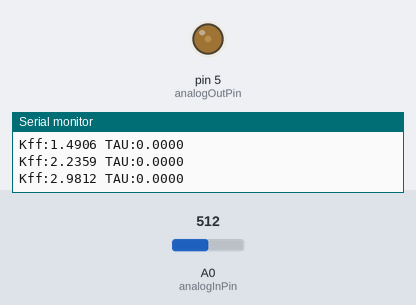
A sketch run on a simulated Arduino Uno, built with avr-gcc and run on an emulated ATmega328P. Parts: output pins drawn as LEDs (lit = HIGH), the last lines printed to the serial monitor. Inputs (shaded band) come from the test bench; at power-on: A0 (analogInPin) = 512.

Above: at 2.1 s.
At 12.0 s:
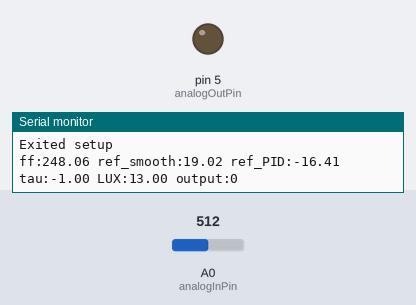
12.1 s: A0 (analogInPin) set to 1007
13.6 s: A0 (analogInPin) set to 1020
At 14.8 s:
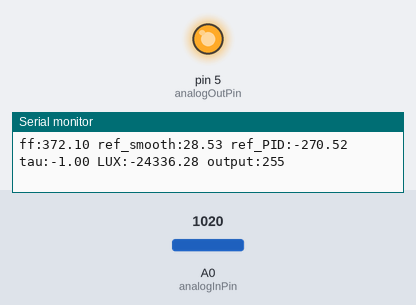
15.1 s: A0 (analogInPin) set to 900
Timing chart, 0 to 18.1 s (numbered marks = the images above; inputs shaded):
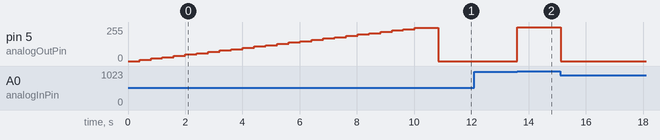

The sketch:

arduino.ino
```cpp
#include "general.h"

/****************************************************************************/
/* Global variables                                                         */
/****************************************************************************/

//General
int sensorValue;                      // value read  from  the pot
long int outputValue;                 // value output  to  the PWM (analog out)

int counter_small;                    //counter for measurements


float LUX_mat[max_Output/n_increments+1][2];
float tau=1;

long int microseconds=1000;          //interruption time for calibration
bool begin_filters;

float ref_LUX=30;                     // Reference


//Control Variables- CONTROL IN READSERIAL MONITOR
bool FF_ON=true;    //If FeedForward is ON
bool Filter_ON=true;  //If Filter is ON
bool PID_ON=true;   //If PID is ON
bool AW_ON=true;    //If Anti-Windup ON
bool Deadzone_ON=true;  //If Deadzone ON


/****************************************************************************/
/* Time Interruption                                                        */
/****************************************************************************/
void tempo()
{
  counter_small=1;
}

/****************************************************************************/
/* Read from Serial Monitor                                                 */
/****************************************************************************/
bool ReadSerialMonitor()
{
int i, start=0, n_input=0;
// Read messages with the following sintax:
// "LUX(L/H) FF(O/1) Filter(O/1) PID(O/1) AW(0/1) Deadzone(0/1)"

//To read imputs from the serial monitor!
  if (Serial.available() > 0)
  {    // is a character available?
    String  inputs = Serial.readString();       // get string

    for(i=0;inputs[i]!='\n';i++){
      if(inputs[i]==' '){
        n_input+=1;
        start=i+1;

        if(n_input==1){
          String LUX=inputs.substring(start,i-1);
          if (LUX=="H")
            ref_LUX=LUX_mat[max_Output/n_increments][0]*(2/3);
          if (LUX=="L")
            ref_LUX=LUX_mat[max_Output/n_increments][0]*(1/3);
        }
        if(n_input==2)
          FF_ON=inputs.substring(start,i-1).toInt();
        if(n_input==3)
          Filter_ON=inputs.substring(start,i-1).toInt();
        if(n_input==4)
          PID_ON=inputs.substring(start,i-1).toInt();
        if(n_input==5)
          AW_ON=inputs.substring(start,i-1).toInt();
        if(n_input==6)
          Deadzone_ON=inputs.substring(start,i-1).toInt();

      }
    }
  }
  return false;
}


/****************************************************************************/
/* Computes Tau for specific reference                                      */
/****************************************************************************/
float ComputeTau(float ref_LUX)
{
  for (int i = 0; i < 25; i++)
    {
      if(LUX_mat[i][0]>ref_LUX*Kff)
      {
        tau=LUX_mat[i][1];
        Serial.print("Tau chosen:");
        Serial.println(tau,4);
        return tau;
      }

    }
    return -1;
}


/****************************************************************************/
/* Setup routine - runs once when reset is pressed                          */
/****************************************************************************/
  void setup()
  {
  // initialize serial communication at 9600 bits per second:
    Serial.begin(115200); //REVIEW THIS

  // initialize interrupt
    Timer1.initialize(microseconds) ;
    Timer1.attachInterrupt(tempo);

    counter_small=0;

    sensorValue = 0;
    outputValue = 0;

    Calibration();
    Serial.println("Exited setup");

    //Change interuption time for control
    microseconds=10000;
   // initialize interrupt
    Timer1.initialize(microseconds) ;
    Timer1.attachInterrupt(tempo);

    //Begin filters for control
    begin_filters=true;

    tau=ComputeTau(ref_LUX);

  }

/****************************************************************************/
/* Loop routine                          */
/****************************************************************************/
  void loop()
  {


    if (ReadSerialMonitor())
      tau=ComputeTau(ref_LUX);


    Controller(ref_LUX, tau);
  }
```

calibration.cpp
```cpp
#include "general.h"
#include <stdint.h>

float Kff=0;
float sum_Kff=0;


// Function PWM2LUX- conversion PWM to lux units
float PWM2LUX(float PWM)
{
	return pow(10,(log10(((Vcc*max_PWM/( PWM *max_Volt))-1)*R1)-b)/a);
}


//Function Calibration
void Calibration ()
{
	int not_calibrated=1;
	long int sum=0;
	float average;
	int counter_large=0;         //counter for output change
	unsigned long t0 = 0;
	unsigned long cur_time = 0;
	int is_first_sample = 1;
	int mat_counter = 0;
	float first_stair=0;
	float K;

	uint16_t response_values[intervals][1];


	while(not_calibrated)
	{

		//if interruption hits
		if (counter_small==1)
		{
      		sensorValue = analogRead(analogInPin); //  read  the analog  in  value
      		response_values[mat_counter][0] = sensorValue;

	  		//inclements if we are getting to the end of the samples
      		if (counter_large >= (intervals-n_average))
      			sum=sum+sensorValue;

      		mat_counter++;
      		counter_small=0;
      		counter_large++;
      	}


		//Last count, be carefull with condition if n_increments is changed
      	if (counter_large==intervals && outputValue<=250)
      	{


			//saves the output
      		LUX_mat[outputValue/n_increments][0]=outputValue;

			//computes average & converts to LUX
      		K = PWM2LUX((float)sum/n_average);

      		//Avoids division by zero
      		if(outputValue>=100)
      			sum_Kff+=(float)outputValue / K;


      		// Serial.print("mm");
      		//Compute TAU
      		for (int i = 0; i < intervals; i++)
      		{
      			if ( PWM2LUX(response_values[i][0]) >= (0.632*K + (1-0.632)*first_stair))
      			{
      				LUX_mat[outputValue/n_increments][1] = float(i)*0.001;
      				break;
      			}
      		}

      		//Saves last value for next iteration's first value
      		first_stair=K;

      		//Print Stuff
      		Serial.print("Kff:");
      		Serial.print(float(outputValue)/K,4);

      		Serial.print(" TAU:");
      		Serial.println(LUX_mat[outputValue/n_increments][1],4);

			//increments output voltage only
      		outputValue=outputValue+n_increments;
      		if (outputValue<=250)
      		analogWrite(analogOutPin,  outputValue); //writes new voltage to LED


			//reset counters
      		counter_large=0;
      		mat_counter = 0;
      		sum=0;
      	}
      	//Reached the end of the calibration
      	if (counter_large==intervals && outputValue>250)
      	{

      		not_calibrated=0;

      		//Calculate Kff
      		Kff=sum_Kff/16;

      		Serial.println("Kff:");
      		Serial.println(Kff);
      	}
      }

      Serial.println("Exited function");
  }
```

controller.cpp
```cpp
#include "general.h"

/*FILTER BUTTERWORTH DMP */
static const float B1f=0.6389;
static const float B2f=1.2779;
static const float B3f=0.6389;
static const float A2f=1.1430;
static const float A3f=0.4128;


#define Kp 2.5
#define Ki 100
#define Kd 0
#define a 1
#define b 1
#define T 0.01
#define deadzone 5
#define tau1 1


//For filter INPUT
float    sensorValue_filt;
float    y1_s;
float    y2_s;
float    x1_s;
float    x2_s;


float K1 = Kp*b;
float K2 = Kp*Ki*T/2;
float K3 = Kd/(Kd+a*T);
float K4 = Kp*Kd*a/(Kd+a*T);
float ff;

float m;
float c;
float y_ant = 0;
float i_ant = 0;
float d_ant = 0;
float e_ant = 0;


//References
float ref_smooth=0;
float ref_PID=0;


int cool_counter;


void SmoothRef(float ref_LUX)
{
	ref_smooth=ref_smooth+T*(ref_LUX-ref_smooth)/tau1;
}

//System Simulator
void SysPrime(float tau)
{
	ref_PID=ref_PID+T*(ref_smooth-ref_PID)/tau;
}


//Low pass filter at 50Hz
void filter_butter(float *y, float *y1, float *y2, float x, float *x1, float *x2)
{
	*y= (B1f*x + B2f*(*x1)  + B3f*(*x2))  - (A2f*(*y1) + A3f*(*y2));
	*y2=*y1;
	*y1=*y;
	*x2=*x1;
	*x1=x;
}


//Saturator
bool Saturator()
{

	if (outputValue>255)
	{
		outputValue=255;
		return true;
	}
	if (outputValue<0)
	{
		outputValue=0;
		return true;
	}

	return false;
}

// Deadzone
void Deadzone1()
{
	if(outputValue<deadzone)
		outputValue=0;
}

// Deadzone
void Deadzone2()
{
	if(outputValue<deadzone)
		outputValue=0;
}

void PID(float ref_PID)
{
	double e;
	double p;
	double i;
	double d;
	double y;

	e = ref_PID- sensorValue_filt;
	p = K1*ref_PID -Kp*y;
	i = i_ant + K2*(e + e_ant);
	d = K3*d_ant - K4*(y - y_ant);

	outputValue = (long int) (p+i+d+ff);

	if (Saturator())
		i=i_ant;

	Deadzone1();

	//Write to the LED
	analogWrite(analogOutPin, outputValue);

	i_ant = i;
	y_ant = y;

	d_ant = d;
	e_ant = e;
}


void UpdateUser(float tau)
{
	//For Status
	cool_counter++;
	if (cool_counter==100)
	{
		Serial.print("ff:");
		Serial.print(ff);

		Serial.print(" ref_smooth:");
		Serial.print(ref_smooth);

		Serial.print(" ref_PID:");
		Serial.print(ref_PID);

		Serial.print(" tau:");
		Serial.print(tau);


		Serial.print(" LUX:");
		Serial.print(sensorValue_filt);

		Serial.print(" output:");
		Serial.println(outputValue);

    /*Serial.println("i:");
    Serial.println(sensorValue_filt);

    Serial.println("i:");
    Serial.println(sensorValue); */

		cool_counter=0;
	}

}

void Controller (float ref_LUX, float tau)
{
	int refOutput;


	if (counter_small==1)
	{

		if (begin_filters==true)
		{
			sensorValue_filt=0;
			y1_s=0;
			y2_s=0;
			x1_s=0;
			x2_s=0;
			begin_filters=false;
		}


		//Reference Smoother changes ref_smooth
		SmoothRef(ref_LUX);

		//Calculates ff gain LUX2PWM
		ff = ref_smooth*Kff;
		//ff=ref_LUX*Kff;

		//Simulates real system, receives ff and changes ref_PID
		SysPrime(tau);
		//ref_PID=30;

  		//Read the sensor and convert it to LUX
  		sensorValue = analogRead(analogInPin); //  read  the analog  in  value
  		sensorValue=PWM2LUX(sensorValue);

  		//Filter the sensor value
  		filter_butter(&sensorValue_filt, &y1_s, &y2_s, sensorValue, &x1_s, &x2_s);

  		PID(ref_PID);

  		//Only does this with 1Hz frequency
  		UpdateUser(tau);

  		counter_small=0;

}
}
```

general.h
```cpp
#ifndef General_h
#define General_h

#include <Arduino.h>
#include <TimerOne.h>
#include <math.h>


//From Calibration-----------------------------------

//LUX characteristic
#define a -0.6901
#define b 4.7782
#define Vcc 5.0
#define R1 10000
#define max_PWM 1024
#define max_Volt 5
#define max_Output 255

#define n_average 10
#define n_increments 10

//numero de interrupções até mudança de output
#define intervals 400

/****************************************************************************/
/* Global constant variables                                                         */
/****************************************************************************/


const int analogInPin =  A0;   //  Analog  input pin that  the potentiometer is  attached  to
const int analogOutPin =  5;  //  Analog  output  pin that  the LED is  attached  to

extern int sensorValue;
extern long int outputValue;                  // value output  to  the PWM (analog out)
extern bool begin_filters;
extern int counter_small;
extern float LUX_mat[max_Output/n_increments+1][2];
extern float Kff;

//From Calibration-----------------------------------

float PWM2LUX(float PWM);
void Calibration ();
void tempo();
void filter_butter(float *y, float *y1, float *y2, float x, float *x1, float *x2);
void Controller (float ref_PWM, float tau);

#endif
```

Measured:
- the behaviour switches between 1019 and 1020 on A0 (analogInPin) (found by bisection; images 1 and 2)
- after the input at 13.6 s, pin 5 (analogOutPin): 0/255 → 255/255 at once
- by itself, pin 5 (analogOutPin): rises from 10/255 to 250/255 in 9.2 s, then falls to 0/255 in 0.81 s
